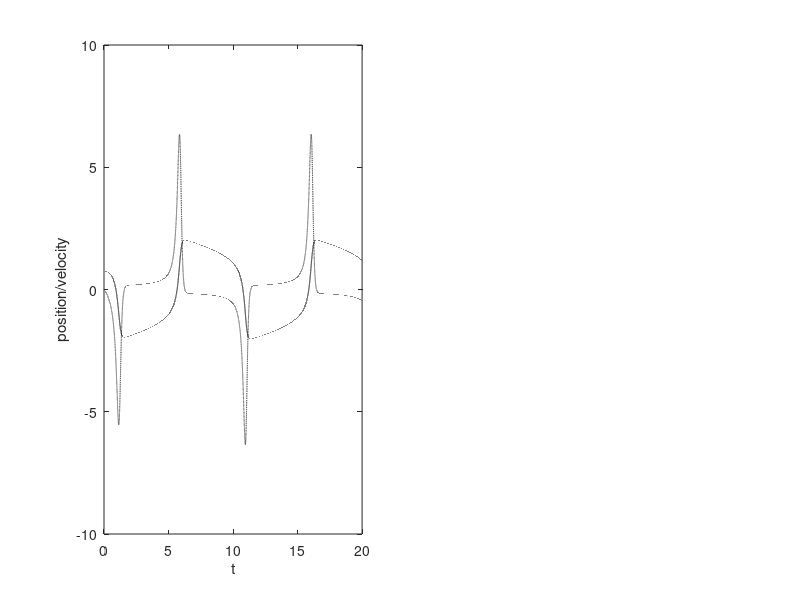

Recreate this plot in MATLAB. (Note: this script raises an error after producing the figure.)
function s78ex28
% Bradie: Section 7.8, example 28
%
% Goal: Solve the Van der Pol equation with ep = 4, x(0) = 0.75, x'(0) = 0
% on the interval 0 <= t <= 20.  Plot solutions as a function of t and in
% the phase plane.

a = 0; b = 20;
N = 1e5;
h = (b-a)/N;

t = a:h:b; t = t(:);

w0 = [0.75 0];
w = zeros(N+1, 2);
w(1, :) = w0;

for k=1:N
    k1 = f(t(k), w(k, :))*h;
    k2 = f(t(k) + h/2, w(k, :) + k1/2)*h;
    k3 = f(t(k) + h/2, w(k, :) + k2/2)*h;
    k4 = f(t(k) + h, w(k, :) + k3)*h;
    
    dw = (k1 + 2*k2 + 2*k3 + k4)/6;
    w(k+1, :) = w(k, :) + dw;
end

subplot(1, 2, 1)
plot(t, w(:, 1), 'k', t, w(:, 2), '--k')
xlabel('t')
ylabel('position/velocity')
legend('position', 'velocity', 'Location', 'SouthEast')

subplot(1, 2, 2)
plot(w(:, 1), w(:, 2), 'k')
xlabel('Position, x')
ylabel('Velocity, x''')

end

function rhs = f(~, u)
    ep = 4; u1 = u(1); u2 = u(2);
    rhs = zeros(1, 2);
    rhs(1) = u2;
    rhs(2) = ep*(1 - u1^2)*u2 - u1;
end
